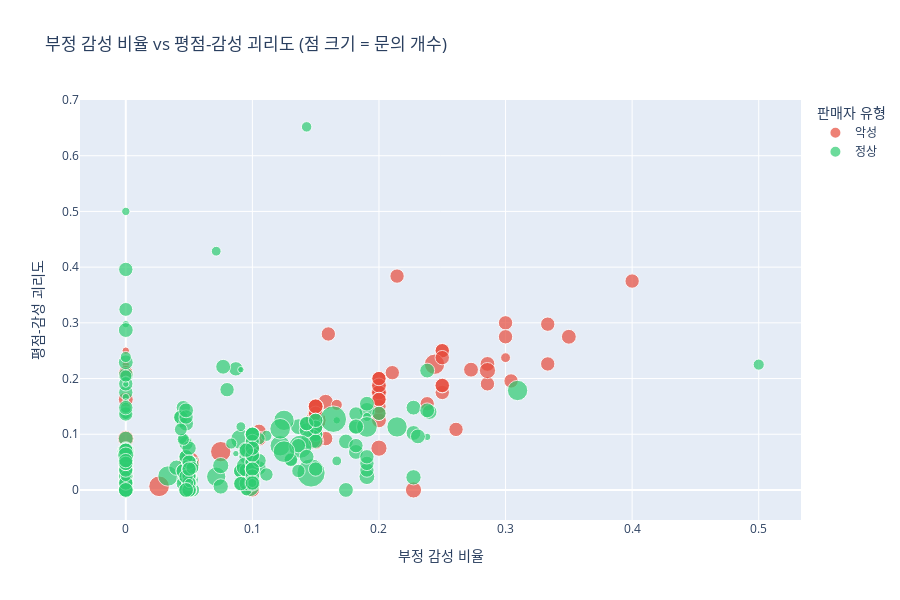

The notebook cell saved with this chart:
### Markdown cell above
## 🎯 5. 산점도 - 주요 Feature 관계

### Code cell
# 부정 감성 비율 vs 평점-감성 괴리도
fig = px.scatter(
    df,
    x='negative_sentiment_ratio',
    y='rating_sentiment_gap',
    color='label_name',
    size='question_count',
    hover_data={
        'vendor_name': True,
        'negative_sentiment_ratio': ':.3f',
        'rating_sentiment_gap': ':.3f',
        'avg_rating': ':.2f',
        'question_count': True,
        'label_name': True
    },
    color_discrete_map={'정상': '#2ecc71', '악성': '#e74c3c'},
    title='부정 감성 비율 vs 평점-감성 괴리도 (점 크기 = 문의 개수)',
    labels={
        'negative_sentiment_ratio': '부정 감성 비율',
        'rating_sentiment_gap': '평점-감성 괴리도',
        'label_name': '판매자 유형',
        'vendor_name': '판매자명'
    },
    height=600
)

fig.update_traces(marker=dict(line=dict(width=1, color='white')))
fig.show()

### Figure 1 — Plotly figure (JSON) as saved in the notebook; plotly's stock layout.template omitted (floating-point values rounded to 4 significant figures; data arrays with more than 128 entries replaced by an {"elided": "..."} marker saying what was removed)
{"data": [{"customdata": {"elided": "92x4 mixed values"}, "hovertemplate": "판매자 유형=%{customdata[3]}<br>부정 감성 비율=%{x:.3f}<br>평점-감성 괴리도=%{y:.3f}<br>question_count=%{customdata[2]}<br>판매자명=%{customdata[0]}<br>avg_rating=%{customdata[1]:.2f}<extra></extra>", "legendgroup": "악성", "marker": {"color": "#e74c3c", "line": {"color": "white", "width": 1}, "size": [19.0, 17.0, 16.0, 16.0, 14.0, 15.0, 19.0, 15.0, 16.0, 32.0, 15.0, 16.0, 15.0, 15.0, 16.0, 15.0, 15.0, 15.0, 15.0, 13.0, 15.0, 15.0, 16.0, 15.0, 17.0, 17.0, 15.0, 15.0, 15.0, 15.0, 19.0, 15.0, 15.0, 19.0, 4.0, 15.0, 16.0, 15.0, 16.0, 15.0, 16.0, 16.0, 15.0, 16.0, 16.0, 16.0, 30.0, 15.0, 16.0, 31.0, 21.0, 15.0, 15.0, 15.0, 16.0, 15.0, 15.0, 15.0, 15.0, 15.0, 16.0, 15.0, 15.0, 7.0, 15.0, 15.0, 15.0, 16.0, 15.0, 15.0, 15.0, 15.0, 15.0, 19.0, 4.0, 33.0, 17.0, 19.0, 30.0, 16.0, 15.0, 9.0, 15.0, 15.0, 16.0, 19.0, 15.0, 15.0, 15.0, 15.0, 16.0, 19.0], "sizemode": "area", "sizeref": 0.145, "symbol": "circle"}, "mode": "markers", "name": "악성", "orientation": "v", "showlegend": true, "type": "scatter", "x": [0.05, 0.1579, 0.05, 0.2857, 0.2, 0.1053, 0.2, 0.25, 0.0, 0.15, 0.15, 0.0, 0.25, 0.2105, 0.25, 0.0, 0.1, 0.2857, 0.15, 0.1, 0.2, 0.05, 0.05, 0.1, 0.15, 0.2, 0.15, 0.3333, 0.2, 0.2, 0.2273, 0.25, 0.4, 0.15, 0.0, 0.15, 0.1, 0.05, 0.15, 0.3333, 0.15, 0.2, 0.2381, 0.0, 0.2, 0.35, 0.2439, 0.3, 0.1053, 0.02632, 0.15, 0.2143, 0.2, 0.0, 0.05, 0.25, 0.2609, 0.3043, 0.15, 0.2, 0.2, 0.2, 0.15, 0.3, 0.1, 0.16, 0.1, 0.1, 0.15, 0.05, 0.0, 0.15, 0.05, 0.2857, 0.0, 0.05, 0.15, 0.2, 0.075, 0.2727, 0.2, 0.1667, 0.1579, 0.0, 0.15, 0.15, 0.2, 0.0, 0.3, 0.25, 0.1, 0.0], "xaxis": "x", "y": [0.0375, 0.1579, 0.0375, 0.2262, 0.2, 0.1053, 0.175, 0.25, 0.0, 0.125, 0.15, 0.1625, 0.175, 0.2105, 0.1875, 0.0, 0.0875, 0.1905, 0.125, 0.1, 0.1875, 0.05, 0.0, 0.075, 0.125, 0.1625, 0.15, 0.2262, 0.175, 0.2, 0.0, 0.25, 0.375, 0.1375, 0.225, 0.15, 0.075, 0.0, 0.15, 0.2976, 0.125, 0.125, 0.1548, 0.0625, 0.175, 0.275, 0.2256, 0.3, 0.09211, 0.006579, 0.1, 0.3839, 0.15, 0.2105, 0.05, 0.1875, 0.1087, 0.1957, 0.1125, 0.1625, 0.1875, 0.1375, 0.15, 0.2375, 1.11e-16, 0.28, 0.0875, 0.0875, 0.1375, 0.05, 0.03333, 0.1375, 0.025, 0.2143, 0.25, 0.05, 0.15, 0.075, 0.06875, 0.2159, 0.2, 0.1528, 0.09211, 0.01316, 0.15, 0.0875, 0.1625, 0.02632, 0.275, 0.2375, 0.075, 0.09211], "yaxis": "y"}, {"customdata": {"elided": "282x4 mixed values"}, "hovertemplate": "판매자 유형=%{customdata[3]}<br>부정 감성 비율=%{x:.3f}<br>평점-감성 괴리도=%{y:.3f}<br>question_count=%{customdata[2]}<br>판매자명=%{customdata[0]}<br>avg_rating=%{customdata[1]:.2f}<extra></extra>", "legendgroup": "정상", "marker": {"color": "#2ecc71", "line": {"color": "white", "width": 1}, "size": {"elided": "282 float values"}, "sizemode": "area", "sizeref": 0.145, "symbol": "circle"}, "mode": "markers", "name": "정상", "orientation": "v", "showlegend": true, "type": "scatter", "x": {"elided": "282 float values"}, "xaxis": "x", "y": {"elided": "282 float values"}, "yaxis": "y"}], "layout": {"height": 600, "legend": {"itemsizing": "constant", "title": {"text": "판매자 유형"}, "tracegroupgap": 0}, "title": {"text": "부정 감성 비율 vs 평점-감성 괴리도 (점 크기 = 문의 개수)"}, "xaxis": {"anchor": "y", "domain": [0, 1], "title": {"text": "부정 감성 비율"}}, "yaxis": {"anchor": "x", "domain": [0, 1], "title": {"text": "평점-감성 괴리도"}}}}
